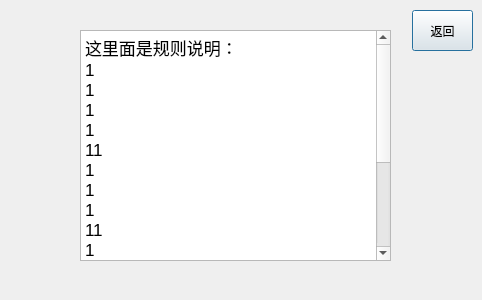
<?xml version="1.0" encoding="UTF-8"?>
<ui version="4.0">
 <class>Dialog</class>
 <widget class="QDialog" name="Dialog">
  <property name="geometry">
   <rect>
    <x>0</x>
    <y>0</y>
    <width>482</width>
    <height>300</height>
   </rect>
  </property>
  <property name="windowTitle">
   <string>Dialog</string>
  </property>
  <widget class="QPushButton" name="pushButton_2">
   <property name="geometry">
    <rect>
     <x>412</x>
     <y>10</y>
     <width>61</width>
     <height>41</height>
    </rect>
   </property>
   <property name="text">
    <string>返回</string>
   </property>
  </widget>
  <widget class="QTextBrowser" name="textBrowser">
   <property name="geometry">
    <rect>
     <x>80</x>
     <y>30</y>
     <width>311</width>
     <height>231</height>
    </rect>
   </property>
   <property name="html">
    <string>&lt;!DOCTYPE HTML PUBLIC &quot;-//W3C//DTD HTML 4.0//EN&quot; &quot;http://www.w3.org/TR/REC-html40/strict.dtd&quot;&gt;
&lt;html&gt;&lt;head&gt;&lt;meta name=&quot;qrichtext&quot; content=&quot;1&quot; /&gt;&lt;style type=&quot;text/css&quot;&gt;
p, li { white-space: pre-wrap; }
&lt;/style&gt;&lt;/head&gt;&lt;body style=&quot; font-family:'.AppleSystemUIFont'; font-size:13pt; font-weight:400; font-style:normal;&quot;&gt;
&lt;p style=&quot; margin-top:0px; margin-bottom:0px; margin-left:0px; margin-right:0px; -qt-block-indent:0; text-indent:0px;&quot;&gt;这里面是规则说明：&lt;/p&gt;
&lt;p style=&quot; margin-top:0px; margin-bottom:0px; margin-left:0px; margin-right:0px; -qt-block-indent:0; text-indent:0px;&quot;&gt;1&lt;/p&gt;
&lt;p style=&quot; margin-top:0px; margin-bottom:0px; margin-left:0px; margin-right:0px; -qt-block-indent:0; text-indent:0px;&quot;&gt;1&lt;/p&gt;
&lt;p style=&quot; margin-top:0px; margin-bottom:0px; margin-left:0px; margin-right:0px; -qt-block-indent:0; text-indent:0px;&quot;&gt;1&lt;/p&gt;
&lt;p style=&quot; margin-top:0px; margin-bottom:0px; margin-left:0px; margin-right:0px; -qt-block-indent:0; text-indent:0px;&quot;&gt;1&lt;/p&gt;
&lt;p style=&quot; margin-top:0px; margin-bottom:0px; margin-left:0px; margin-right:0px; -qt-block-indent:0; text-indent:0px;&quot;&gt;11&lt;/p&gt;
&lt;p style=&quot; margin-top:0px; margin-bottom:0px; margin-left:0px; margin-right:0px; -qt-block-indent:0; text-indent:0px;&quot;&gt;1&lt;/p&gt;
&lt;p style=&quot; margin-top:0px; margin-bottom:0px; margin-left:0px; margin-right:0px; -qt-block-indent:0; text-indent:0px;&quot;&gt;1&lt;/p&gt;
&lt;p style=&quot; margin-top:0px; margin-bottom:0px; margin-left:0px; margin-right:0px; -qt-block-indent:0; text-indent:0px;&quot;&gt;1&lt;/p&gt;
&lt;p style=&quot; margin-top:0px; margin-bottom:0px; margin-left:0px; margin-right:0px; -qt-block-indent:0; text-indent:0px;&quot;&gt;11&lt;/p&gt;
&lt;p style=&quot; margin-top:0px; margin-bottom:0px; margin-left:0px; margin-right:0px; -qt-block-indent:0; text-indent:0px;&quot;&gt;1&lt;/p&gt;
&lt;p style=&quot; margin-top:0px; margin-bottom:0px; margin-left:0px; margin-right:0px; -qt-block-indent:0; text-indent:0px;&quot;&gt;1&lt;/p&gt;
&lt;p style=&quot; margin-top:0px; margin-bottom:0px; margin-left:0px; margin-right:0px; -qt-block-indent:0; text-indent:0px;&quot;&gt;1&lt;/p&gt;
&lt;p style=&quot; margin-top:0px; margin-bottom:0px; margin-left:0px; margin-right:0px; -qt-block-indent:0; text-indent:0px;&quot;&gt;11&lt;/p&gt;
&lt;p style=&quot; margin-top:0px; margin-bottom:0px; margin-left:0px; margin-right:0px; -qt-block-indent:0; text-indent:0px;&quot;&gt;1111&lt;/p&gt;
&lt;p style=&quot; margin-top:0px; margin-bottom:0px; margin-left:0px; margin-right:0px; -qt-block-indent:0; text-indent:0px;&quot;&gt;111&lt;/p&gt;
&lt;p style=&quot; margin-top:0px; margin-bottom:0px; margin-left:0px; margin-right:0px; -qt-block-indent:0; text-indent:0px;&quot;&gt;11&lt;/p&gt;
&lt;p style=&quot; margin-top:0px; margin-bottom:0px; margin-left:0px; margin-right:0px; -qt-block-indent:0; text-indent:0px;&quot;&gt;111&lt;/p&gt;
&lt;p style=&quot; margin-top:0px; margin-bottom:0px; margin-left:0px; margin-right:0px; -qt-block-indent:0; text-indent:0px;&quot;&gt;1&lt;/p&gt;&lt;/body&gt;&lt;/html&gt;</string>
   </property>
  </widget>
 </widget>
 <resources/>
 <connections/>
</ui>
